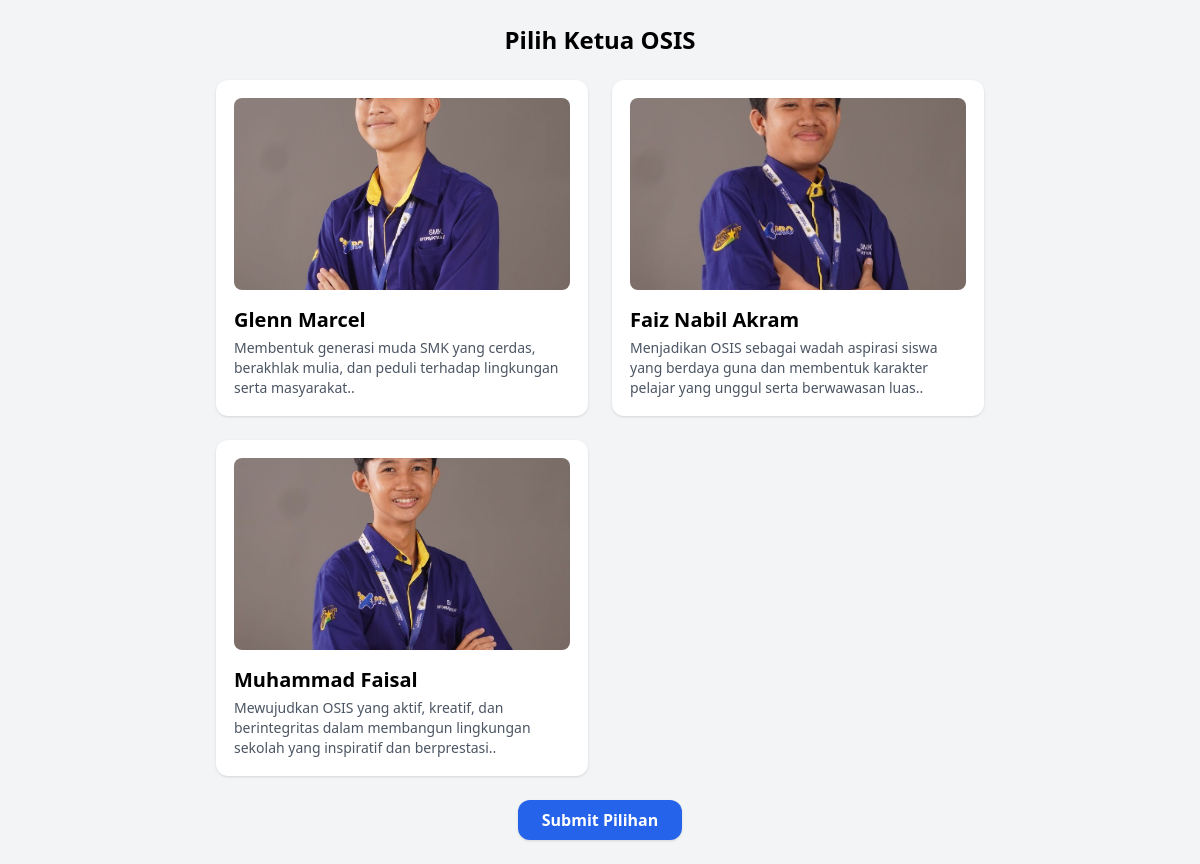
Page /voting.php on the committed database.
### tables this page shows
CREATE TABLE `calon` (
  `id_calon` int NOT NULL,
  `nama` varchar(50) NOT NULL,
  `visi` text NOT NULL,
  `kelas` varchar(50) NOT NULL,
  `foto` varchar(255) NOT NULL
);

### voting.php (the view, shortened to what this page needs)
<!DOCTYPE html>
<html lang="id">
<head>
    <script src="https://cdn.tailwindcss.com"></script>
</head>
<body class="bg-gray-100 min-h-screen flex flex-col items-center justify-center p-6">
    <h1 class="text-2xl font-bold mb-6">Pilih Ketua OSIS</h1>
    <form action="" method="POST" class="w-full max-w-3xl">
        <div class="grid grid-cols-1 md:grid-cols-2 gap-6">
            <?php
            $sql = "select * from calon order by id_calon DESC";
            $hasil = mysqli_query($koneksi, $sql);
            foreach ($hasil as $data) {
            ?>
                <label class="calon">
                    <div class="peer-checked:border-blue-500 peer-checked:ring-2 border-2 border-transparent p-4 rounded-xl shadow bg-white hover:shadow-md transition-all">
                        <img src="Assets/uploads/<?=$data['foto']?>" alt="Calon 1" class="w-full h-48 object-cover rounded-lg mb-4">
                        <h2 class="text-xl font-semibold mb-1"><?= $data['nama'] ?></h2>
                        <p class="text-gray-600 text-sm"><?= $data['visi'] ?>.</p>
                    </div>
                </label>
            <?php } ?>
        </div>
        <div class="mt-6 text-center">
            <button type="submit" class="bg-blue-600 hover:bg-blue-700 text-white font-bold py-2 px-6 rounded-xl shadow">
                Submit Pilihan
            </button>
        </div>
    </form>
</body>
</html>

### rows in the picture
calon: foto (picture), nama "Glenn Marcel", visi "Membentuk generasi muda SMK yang cerdas, berakhlak mulia, dan peduli terhadap lingkungan serta masyarakat."
calon: foto (picture), nama "Faiz Nabil Akram", visi "Menjadikan OSIS sebagai wadah aspirasi siswa yang berdaya guna dan membentuk karakter pelajar yang unggul serta berwawasan luas."
calon: foto (picture), nama "Muhammad Faisal", visi "Mewujudkan OSIS yang aktif, kreatif, dan berintegritas dalam membangun lingkungan sekolah yang inspiratif dan berprestasi."
